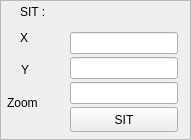
        <widget class="QFrame" name="frame14">
            <property name="geometry">
                <rect>
                    <x>697</x>
                    <y>124</y>
                    <width>191</width>
                    <height>140</height>
                </rect>
            </property>
            <property name="frameShape">
                <enum>QFrame::StyledPanel</enum>
            </property>
            <property name="frameShadow">
                <enum>QFrame::Plain</enum>
            </property>
            <widget class="QLabel" name="textLabel10">
                <property name="geometry">
                    <rect>
                        <x>7</x>
                        <y>93</y>
                        <width>51</width>
                        <height>20</height>
                    </rect>
                </property>
                <property name="text">
                    <string>Zoom</string>
                </property>
                <property name="wordWrap">
                    <bool>false</bool>
                </property>
            </widget>
            <widget class="QLabel" name="textLabel9">
                <property name="geometry">
                    <rect>
                        <x>21</x>
                        <y>62</y>
                        <width>37</width>
                        <height>16</height>
                    </rect>
                </property>
                <property name="text">
                    <string>Y</string>
                </property>
                <property name="wordWrap">
                    <bool>false</bool>
                </property>
            </widget>
            <widget class="QLabel" name="textLabel8">
                <property name="geometry">
                    <rect>
                        <x>20</x>
                        <y>30</y>
                        <width>37</width>
                        <height>16</height>
                    </rect>
                </property>
                <property name="text">
                    <string>X</string>
                </property>
                <property name="wordWrap">
                    <bool>false</bool>
                </property>
            </widget>
            <widget class="QLabel" name="textLabel7">
                <property name="geometry">
                    <rect>
                        <x>20</x>
                        <y>1</y>
                        <width>70</width>
                        <height>21</height>
                    </rect>
                </property>
                <property name="text">
                    <string>SIT :</string>
                </property>
                <property name="wordWrap">
                    <bool>false</bool>
                </property>
            </widget>
            <widget class="QLineEdit" name="lineEditX">
                <property name="geometry">
                    <rect>
                        <x>70</x>
                        <y>32</y>
                        <width>108</width>
                        <height>22</height>
                    </rect>
                </property>
            </widget>
            <widget class="QLineEdit" name="lineEditY">
                <property name="geometry">
                    <rect>
                        <x>70</x>
                        <y>57</y>
                        <width>108</width>
                        <height>22</height>
                    </rect>
                </property>
            </widget>
            <widget class="QLineEdit" name="lineEditZoom">
                <property name="geometry">
                    <rect>
                        <x>70</x>
                        <y>82</y>
                        <width>108</width>
                        <height>22</height>
                    </rect>
                </property>
            </widget>
            <widget class="QPushButton" name="ButSIT">
                <property name="geometry">
                    <rect>
                        <x>70</x>
                        <y>107</y>
                        <width>108</width>
                        <height>25</height>
                    </rect>
                </property>
                <property name="text">
                    <string>SIT</string>
                </property>
            </widget>
        </widget>
